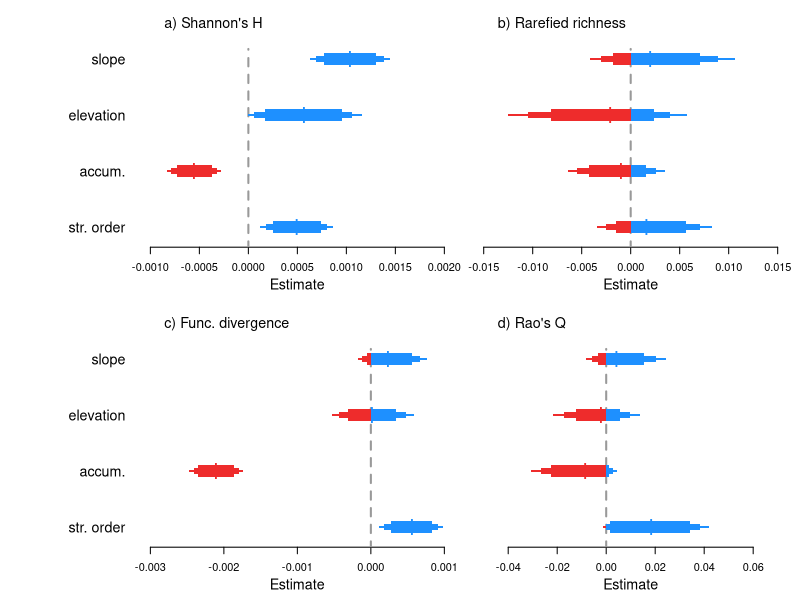

Reproduce this figure in R.
##Set working directory
setwd("C:/Users/ewelti/Desktop/git/EuroAquaticMacroInverts/")

# attach data
drivEst <- read.csv("outputs/Driver_metaanaly_Ests.csv")
#drivEst <- read.csv("outputs/Driver_horseshoe_metaanaly_Ests.csv")
head(drivEst)
unique(drivEst$Response)

options(scipen=999)

##save plot
tiff(filename = "plots/Fig4_drivers/Drivers_TaxaFunc_extra_streamCharacteristics.tiff", width = 5, height = 4, units = 'in', res = 600, compression = 'lzw')
#tiff(filename = "plots/drivers/Drivers_horseshoe.tiff", width = 12, height = 9, units = 'in', res = 600, compression = 'lzw')

##layout
layout(mat = matrix(c(1:6), 
                        nrow = 2, 
                        ncol = 3),
       heights = c(2,2,2,2,2,2),
       widths = c(0.8,2,2,0.8,2,2))

par(mar=c(4,0.4,0.4,0.8))
#empty plot for where the labels will go
plot(0, xaxt = 'n', yaxt = 'n', bty = 'n', pch = '', ylab = '', xlab = '')
plot(0, xaxt = 'n', yaxt = 'n', bty = 'n', pch = '', ylab = '', xlab = '')

#### shannonsH #####
sub <- subset(drivEst, Response == "shannonsH")
est <- sub$Estimate[6:9]
yy <- c(1:4)
plot(yy ~ est, ylab="",xlab="", yaxt="n", las=1, type="n",xlim=c(-0.001,0.002), ylim=c(0.8,4.8),cex=2, bty="n")
#polygon(x=c(-100,-100,0,0),
#        y=c(-4,22,22,-4), col = "grey80", border = "grey80")
segments(x0=0,y0=0,x1=0,y1=4.18,lty=2, lwd=2,col="grey60")
axis(2, at=yy, lwd = 0, lwd.ticks = 0, labels=c("str. order", "accum.", "elevation", "slope"), las=1,cex.axis=1.3)
title(xlab="Estimate", line=2.4,cex.lab=1.3)
legend("topleft", legend=("a) Shannon's H"), bty="n", cex=1.3)
mm <- cbind(yy,est)
mm_neg <- as.data.frame(mm[ which(est < 0),])
mm_pos <- as.data.frame(mm[ which(est > 0),])
#points(yy ~ est, pch="l",cex=2.2,col="white")
points(mm_neg[1,] ~ mm_neg[2,], pch="l",cex=2,col="firebrick2")
points(mm_pos$yy ~ mm_pos$est, pch="l",cex=2,col="dodgerblue")
yyy1=c(0.975,1.025,1.025,0.975)
yyy2=c(0.95,1.05,1.05,0.95)
yyy3=c(0.9,1.1,1.1,0.9)
polygon(x=c(if (sub$Q2.5[6]<0) {sub$Q2.5[6]} else {0}, if (sub$Q2.5[6]<0) {sub$Q2.5[6]} else {0}, if (sub$Q97.5[6]<0) {sub$Q97.5[6]} else {0}, if (sub$Q97.5[6]<0) {sub$Q97.5[6]} else {0}),y=(yyy1), col = "firebrick2", border = NA)
polygon(x=c(if (sub$Q5[6]<0) {sub$Q5[6]} else {0}, if (sub$Q5[6]<0) {sub$Q5[6]} else {0}, if (sub$Q95[6]<0) {sub$Q95[6]} else {0}, if (sub$Q95[6]<0) {sub$Q95[6]} else {0}),y=(yyy2), col = "firebrick2", border = NA)
polygon(x=c(if (sub$Q10[6]<0) {sub$Q10[6]} else {0}, if (sub$Q10[6]<0) {sub$Q10[6]} else {0}, if (sub$Q90[6]<0) {sub$Q90[6]} else {0}, if (sub$Q90[6]<0) {sub$Q90[6]} else {0}),y=(yyy3), col = "firebrick2", border = NA)
polygon(x=c(if (sub$Q2.5[6]>0) {sub$Q2.5[6]} else {0}, if (sub$Q2.5[6]>0) {sub$Q2.5[6]} else {0}, if (sub$Q97.5[6]>0) {sub$Q97.5[6]} else {0}, if (sub$Q97.5[6]>0) {sub$Q97.5[6]} else {0}),y=(yyy1), col = "dodgerblue", border = NA)
polygon(x=c(if (sub$Q5[6]>0) {sub$Q5[6]} else {0}, if (sub$Q5[6]>0) {sub$Q5[6]} else {0}, if (sub$Q95[6]>0) {sub$Q95[6]} else {0}, if (sub$Q95[6]>0) {sub$Q95[6]} else {0}),y=(yyy2), col = "dodgerblue", border = NA)
polygon(x=c(if (sub$Q10[6]>0) {sub$Q10[6]} else {0}, if (sub$Q10[6]>0) {sub$Q10[6]} else {0}, if (sub$Q90[6]>0) {sub$Q90[6]} else {0}, if (sub$Q90[6]>0) {sub$Q90[6]} else {0}),y=(yyy3), col = "dodgerblue", border = NA)
polygon(x=c(if (sub$Q2.5[7]<0) {sub$Q2.5[7]} else {0}, if (sub$Q2.5[7]<0) {sub$Q2.5[7]} else {0}, if (sub$Q97.5[7]<0) {sub$Q97.5[7]} else {0}, if (sub$Q97.5[7]<0) {sub$Q97.5[7]} else {0}),y=(yyy1+1), col = "firebrick2", border = NA)
polygon(x=c(if (sub$Q5[7]<0) {sub$Q5[7]} else {0}, if (sub$Q5[7]<0) {sub$Q5[7]} else {0}, if (sub$Q95[7]<0) {sub$Q95[7]} else {0}, if (sub$Q95[7]<0) {sub$Q95[7]} else {0}),y=(yyy2+1), col = "firebrick2", border = NA)
polygon(x=c(if (sub$Q10[7]<0) {sub$Q10[7]} else {0}, if (sub$Q10[7]<0) {sub$Q10[7]} else {0}, if (sub$Q90[7]<0) {sub$Q90[7]} else {0}, if (sub$Q90[7]<0) {sub$Q90[7]} else {0}),y=(yyy3+1), col = "firebrick2", border = NA)
polygon(x=c(if (sub$Q2.5[7]>0) {sub$Q2.5[7]} else {0}, if (sub$Q2.5[7]>0) {sub$Q2.5[7]} else {0}, if (sub$Q97.5[7]>0) {sub$Q97.5[7]} else {0}, if (sub$Q97.5[7]>0) {sub$Q97.5[7]} else {0}),y=(yyy1+1), col = "dodgerblue", border = NA)
polygon(x=c(if (sub$Q5[7]>0) {sub$Q5[7]} else {0}, if (sub$Q5[7]>0) {sub$Q5[7]} else {0}, if (sub$Q95[7]>0) {sub$Q95[7]} else {0}, if (sub$Q95[7]>0) {sub$Q95[7]} else {0}),y=(yyy2+1), col = "dodgerblue", border = NA)
polygon(x=c(if (sub$Q10[7]>0) {sub$Q10[7]} else {0}, if (sub$Q10[7]>0) {sub$Q10[7]} else {0}, if (sub$Q90[7]>0) {sub$Q90[7]} else {0}, if (sub$Q90[7]>0) {sub$Q90[7]} else {0}),y=(yyy3+1), col = "dodgerblue", border = NA)
polygon(x=c(if (sub$Q2.5[8]<0) {sub$Q2.5[8]} else {0}, if (sub$Q2.5[8]<0) {sub$Q2.5[8]} else {0}, if (sub$Q97.5[8]<0) {sub$Q97.5[8]} else {0}, if (sub$Q97.5[8]<0) {sub$Q97.5[8]} else {0}),y=(yyy1+2), col = "firebrick2", border = NA)
polygon(x=c(if (sub$Q5[8]<0) {sub$Q5[8]} else {0}, if (sub$Q5[8]<0) {sub$Q5[8]} else {0}, if (sub$Q95[8]<0) {sub$Q95[8]} else {0}, if (sub$Q95[8]<0) {sub$Q95[8]} else {0}),y=(yyy2+2), col = "firebrick2", border = NA)
polygon(x=c(if (sub$Q10[8]<0) {sub$Q10[8]} else {0}, if (sub$Q10[8]<0) {sub$Q10[8]} else {0}, if (sub$Q90[8]<0) {sub$Q90[8]} else {0}, if (sub$Q90[8]<0) {sub$Q90[8]} else {0}),y=(yyy3+2), col = "firebrick2", border = NA)
polygon(x=c(if (sub$Q2.5[8]>0) {sub$Q2.5[8]} else {0}, if (sub$Q2.5[8]>0) {sub$Q2.5[8]} else {0}, if (sub$Q97.5[8]>0) {sub$Q97.5[8]} else {0}, if (sub$Q97.5[8]>0) {sub$Q97.5[8]} else {0}),y=(yyy1+2), col = "dodgerblue", border = NA)
polygon(x=c(if (sub$Q5[8]>0) {sub$Q5[8]} else {0}, if (sub$Q5[8]>0) {sub$Q5[8]} else {0}, if (sub$Q95[8]>0) {sub$Q95[8]} else {0}, if (sub$Q95[8]>0) {sub$Q95[8]} else {0}),y=(yyy2+2), col = "dodgerblue", border = NA)
polygon(x=c(if (sub$Q10[8]>0) {sub$Q10[8]} else {0}, if (sub$Q10[8]>0) {sub$Q10[8]} else {0}, if (sub$Q90[8]>0) {sub$Q90[8]} else {0}, if (sub$Q90[8]>0) {sub$Q90[8]} else {0}),y=(yyy3+2), col = "dodgerblue", border = NA)
polygon(x=c(if (sub$Q2.5[9]<0) {sub$Q2.5[9]} else {0}, if (sub$Q2.5[9]<0) {sub$Q2.5[9]} else {0}, if (sub$Q97.5[9]<0) {sub$Q97.5[9]} else {0}, if (sub$Q97.5[9]<0) {sub$Q97.5[9]} else {0}),y=(yyy1+3), col = "firebrick2", border = NA)
polygon(x=c(if (sub$Q5[9]<0) {sub$Q5[9]} else {0}, if (sub$Q5[9]<0) {sub$Q5[9]} else {0}, if (sub$Q95[9]<0) {sub$Q95[9]} else {0}, if (sub$Q95[9]<0) {sub$Q95[9]} else {0}),y=(yyy2+3), col = "firebrick2", border = NA)
polygon(x=c(if (sub$Q10[9]<0) {sub$Q10[9]} else {0}, if (sub$Q10[9]<0) {sub$Q10[9]} else {0}, if (sub$Q90[9]<0) {sub$Q90[9]} else {0}, if (sub$Q90[9]<0) {sub$Q90[9]} else {0}),y=(yyy3+3), col = "firebrick2", border = NA)
polygon(x=c(if (sub$Q2.5[9]>0) {sub$Q2.5[9]} else {0}, if (sub$Q2.5[9]>0) {sub$Q2.5[9]} else {0}, if (sub$Q97.5[9]>0) {sub$Q97.5[9]} else {0}, if (sub$Q97.5[9]>0) {sub$Q97.5[9]} else {0}),y=(yyy1+3), col = "dodgerblue", border = NA)
polygon(x=c(if (sub$Q5[9]>0) {sub$Q5[9]} else {0}, if (sub$Q5[9]>0) {sub$Q5[9]} else {0}, if (sub$Q95[9]>0) {sub$Q95[9]} else {0}, if (sub$Q95[9]>0) {sub$Q95[9]} else {0}),y=(yyy2+3), col = "dodgerblue", border = NA)
polygon(x=c(if (sub$Q10[9]>0) {sub$Q10[9]} else {0}, if (sub$Q10[9]>0) {sub$Q10[9]} else {0}, if (sub$Q90[9]>0) {sub$Q90[9]} else {0}, if (sub$Q90[9]>0) {sub$Q90[9]} else {0}),y=(yyy3+3), col = "dodgerblue", border = NA)

#### func_diverg #####
sub <- subset(drivEst, Response == "func_diverg")
est <- sub$Estimate[6:9]
yy <- c(1:4)
plot(yy ~ est, ylab="",xlab="", yaxt="n", las=1, type="n",xlim=c(-0.003,0.001), ylim=c(0.8,4.8), cex=2, bty="n")
segments(x0=0,y0=0,x1=0,y1=4.18,lty=2, lwd=2,col="grey60")
axis(2, at=yy, lwd = 0, lwd.ticks = 0, labels=c("str. order", "accum.", "elevation", "slope"), las=1,cex.axis=1.3)
title(xlab="Estimate", line=2.4,cex.lab=1.3)
legend("topleft", legend=("c) Func. divergence"), bty="n", cex=1.3)
mm <- cbind(yy,est)
mm_neg <- as.data.frame(mm[ which(est < 0),])
mm_pos <- as.data.frame(mm[ which(est > 0),])
points(mm_neg[1,] ~ mm_neg[2,], pch="l",cex=2,col="firebrick2")
points(mm_pos$yy ~ mm_pos$est, pch="l",cex=2,col="dodgerblue")
yyy1=c(0.975,1.025,1.025,0.975)
yyy2=c(0.95,1.05,1.05,0.95)
yyy3=c(0.9,1.1,1.1,0.9)
polygon(x=c(if (sub$Q2.5[6]<0) {sub$Q2.5[6]} else {0}, if (sub$Q2.5[6]<0) {sub$Q2.5[6]} else {0}, if (sub$Q97.5[6]<0) {sub$Q97.5[6]} else {0}, if (sub$Q97.5[6]<0) {sub$Q97.5[6]} else {0}),y=(yyy1), col = "firebrick2", border = NA)
polygon(x=c(if (sub$Q5[6]<0) {sub$Q5[6]} else {0}, if (sub$Q5[6]<0) {sub$Q5[6]} else {0}, if (sub$Q95[6]<0) {sub$Q95[6]} else {0}, if (sub$Q95[6]<0) {sub$Q95[6]} else {0}),y=(yyy2), col = "firebrick2", border = NA)
polygon(x=c(if (sub$Q10[6]<0) {sub$Q10[6]} else {0}, if (sub$Q10[6]<0) {sub$Q10[6]} else {0}, if (sub$Q90[6]<0) {sub$Q90[6]} else {0}, if (sub$Q90[6]<0) {sub$Q90[6]} else {0}),y=(yyy3), col = "firebrick2", border = NA)
polygon(x=c(if (sub$Q2.5[6]>0) {sub$Q2.5[6]} else {0}, if (sub$Q2.5[6]>0) {sub$Q2.5[6]} else {0}, if (sub$Q97.5[6]>0) {sub$Q97.5[6]} else {0}, if (sub$Q97.5[6]>0) {sub$Q97.5[6]} else {0}),y=(yyy1), col = "dodgerblue", border = NA)
polygon(x=c(if (sub$Q5[6]>0) {sub$Q5[6]} else {0}, if (sub$Q5[6]>0) {sub$Q5[6]} else {0}, if (sub$Q95[6]>0) {sub$Q95[6]} else {0}, if (sub$Q95[6]>0) {sub$Q95[6]} else {0}),y=(yyy2), col = "dodgerblue", border = NA)
polygon(x=c(if (sub$Q10[6]>0) {sub$Q10[6]} else {0}, if (sub$Q10[6]>0) {sub$Q10[6]} else {0}, if (sub$Q90[6]>0) {sub$Q90[6]} else {0}, if (sub$Q90[6]>0) {sub$Q90[6]} else {0}),y=(yyy3), col = "dodgerblue", border = NA)
polygon(x=c(if (sub$Q2.5[7]<0) {sub$Q2.5[7]} else {0}, if (sub$Q2.5[7]<0) {sub$Q2.5[7]} else {0}, if (sub$Q97.5[7]<0) {sub$Q97.5[7]} else {0}, if (sub$Q97.5[7]<0) {sub$Q97.5[7]} else {0}),y=(yyy1+1), col = "firebrick2", border = NA)
polygon(x=c(if (sub$Q5[7]<0) {sub$Q5[7]} else {0}, if (sub$Q5[7]<0) {sub$Q5[7]} else {0}, if (sub$Q95[7]<0) {sub$Q95[7]} else {0}, if (sub$Q95[7]<0) {sub$Q95[7]} else {0}),y=(yyy2+1), col = "firebrick2", border = NA)
polygon(x=c(if (sub$Q10[7]<0) {sub$Q10[7]} else {0}, if (sub$Q10[7]<0) {sub$Q10[7]} else {0}, if (sub$Q90[7]<0) {sub$Q90[7]} else {0}, if (sub$Q90[7]<0) {sub$Q90[7]} else {0}),y=(yyy3+1), col = "firebrick2", border = NA)
polygon(x=c(if (sub$Q2.5[7]>0) {sub$Q2.5[7]} else {0}, if (sub$Q2.5[7]>0) {sub$Q2.5[7]} else {0}, if (sub$Q97.5[7]>0) {sub$Q97.5[7]} else {0}, if (sub$Q97.5[7]>0) {sub$Q97.5[7]} else {0}),y=(yyy1+1), col = "dodgerblue", border = NA)
polygon(x=c(if (sub$Q5[7]>0) {sub$Q5[7]} else {0}, if (sub$Q5[7]>0) {sub$Q5[7]} else {0}, if (sub$Q95[7]>0) {sub$Q95[7]} else {0}, if (sub$Q95[7]>0) {sub$Q95[7]} else {0}),y=(yyy2+1), col = "dodgerblue", border = NA)
polygon(x=c(if (sub$Q10[7]>0) {sub$Q10[7]} else {0}, if (sub$Q10[7]>0) {sub$Q10[7]} else {0}, if (sub$Q90[7]>0) {sub$Q90[7]} else {0}, if (sub$Q90[7]>0) {sub$Q90[7]} else {0}),y=(yyy3+1), col = "dodgerblue", border = NA)
polygon(x=c(if (sub$Q2.5[8]<0) {sub$Q2.5[8]} else {0}, if (sub$Q2.5[8]<0) {sub$Q2.5[8]} else {0}, if (sub$Q97.5[8]<0) {sub$Q97.5[8]} else {0}, if (sub$Q97.5[8]<0) {sub$Q97.5[8]} else {0}),y=(yyy1+2), col = "firebrick2", border = NA)
polygon(x=c(if (sub$Q5[8]<0) {sub$Q5[8]} else {0}, if (sub$Q5[8]<0) {sub$Q5[8]} else {0}, if (sub$Q95[8]<0) {sub$Q95[8]} else {0}, if (sub$Q95[8]<0) {sub$Q95[8]} else {0}),y=(yyy2+2), col = "firebrick2", border = NA)
polygon(x=c(if (sub$Q10[8]<0) {sub$Q10[8]} else {0}, if (sub$Q10[8]<0) {sub$Q10[8]} else {0}, if (sub$Q90[8]<0) {sub$Q90[8]} else {0}, if (sub$Q90[8]<0) {sub$Q90[8]} else {0}),y=(yyy3+2), col = "firebrick2", border = NA)
polygon(x=c(if (sub$Q2.5[8]>0) {sub$Q2.5[8]} else {0}, if (sub$Q2.5[8]>0) {sub$Q2.5[8]} else {0}, if (sub$Q97.5[8]>0) {sub$Q97.5[8]} else {0}, if (sub$Q97.5[8]>0) {sub$Q97.5[8]} else {0}),y=(yyy1+2), col = "dodgerblue", border = NA)
polygon(x=c(if (sub$Q5[8]>0) {sub$Q5[8]} else {0}, if (sub$Q5[8]>0) {sub$Q5[8]} else {0}, if (sub$Q95[8]>0) {sub$Q95[8]} else {0}, if (sub$Q95[8]>0) {sub$Q95[8]} else {0}),y=(yyy2+2), col = "dodgerblue", border = NA)
polygon(x=c(if (sub$Q10[8]>0) {sub$Q10[8]} else {0}, if (sub$Q10[8]>0) {sub$Q10[8]} else {0}, if (sub$Q90[8]>0) {sub$Q90[8]} else {0}, if (sub$Q90[8]>0) {sub$Q90[8]} else {0}),y=(yyy3+2), col = "dodgerblue", border = NA)
polygon(x=c(if (sub$Q2.5[9]<0) {sub$Q2.5[9]} else {0}, if (sub$Q2.5[9]<0) {sub$Q2.5[9]} else {0}, if (sub$Q97.5[9]<0) {sub$Q97.5[9]} else {0}, if (sub$Q97.5[9]<0) {sub$Q97.5[9]} else {0}),y=(yyy1+3), col = "firebrick2", border = NA)
polygon(x=c(if (sub$Q5[9]<0) {sub$Q5[9]} else {0}, if (sub$Q5[9]<0) {sub$Q5[9]} else {0}, if (sub$Q95[9]<0) {sub$Q95[9]} else {0}, if (sub$Q95[9]<0) {sub$Q95[9]} else {0}),y=(yyy2+3), col = "firebrick2", border = NA)
polygon(x=c(if (sub$Q10[9]<0) {sub$Q10[9]} else {0}, if (sub$Q10[9]<0) {sub$Q10[9]} else {0}, if (sub$Q90[9]<0) {sub$Q90[9]} else {0}, if (sub$Q90[9]<0) {sub$Q90[9]} else {0}),y=(yyy3+3), col = "firebrick2", border = NA)
polygon(x=c(if (sub$Q2.5[9]>0) {sub$Q2.5[9]} else {0}, if (sub$Q2.5[9]>0) {sub$Q2.5[9]} else {0}, if (sub$Q97.5[9]>0) {sub$Q97.5[9]} else {0}, if (sub$Q97.5[9]>0) {sub$Q97.5[9]} else {0}),y=(yyy1+3), col = "dodgerblue", border = NA)
polygon(x=c(if (sub$Q5[9]>0) {sub$Q5[9]} else {0}, if (sub$Q5[9]>0) {sub$Q5[9]} else {0}, if (sub$Q95[9]>0) {sub$Q95[9]} else {0}, if (sub$Q95[9]>0) {sub$Q95[9]} else {0}),y=(yyy2+3), col = "dodgerblue", border = NA)
polygon(x=c(if (sub$Q10[9]>0) {sub$Q10[9]} else {0}, if (sub$Q10[9]>0) {sub$Q10[9]} else {0}, if (sub$Q90[9]>0) {sub$Q90[9]} else {0}, if (sub$Q90[9]>0) {sub$Q90[9]} else {0}),y=(yyy3+3), col = "dodgerblue", border = NA)

#### spp_richness_rarefied #####
sub <- subset(drivEst, Response == "spp_richness_rarefied")
est <- sub$Estimate[6:9]
yy <- c(1:4)
plot(yy ~ est, ylab="",xlab="", yaxt="n", las=1, type="n",xlim=c(-0.015,0.015), ylim=c(0.8,4.8), cex=2, bty="n")
segments(x0=0,y0=0,x1=0,y1=4.18,lty=2, lwd=2,col="grey60")
title(xlab="Estimate", line=2.4,cex.lab=1.3)
legend("topleft", legend=("b) Rarefied richness"), bty="n", cex=1.3)
mm <- cbind(yy,est)
mm_neg <- as.data.frame(mm[ which(est < 0),])
mm_pos <- as.data.frame(mm[ which(est > 0),])
#points(yy ~ est, pch="l",cex=2.2,col="white")
points(mm_neg$yy ~ mm_neg$est, pch="l",cex=2,col="firebrick2")
points(mm_pos$yy ~ mm_pos$est, pch="l",cex=2,col="dodgerblue")
polygon(x=c(if (sub$Q2.5[6]<0) {sub$Q2.5[6]} else {0}, if (sub$Q2.5[6]<0) {sub$Q2.5[6]} else {0}, if (sub$Q97.5[6]<0) {sub$Q97.5[6]} else {0}, if (sub$Q97.5[6]<0) {sub$Q97.5[6]} else {0}),y=(yyy1), col = "firebrick2", border = NA)
polygon(x=c(if (sub$Q5[6]<0) {sub$Q5[6]} else {0}, if (sub$Q5[6]<0) {sub$Q5[6]} else {0}, if (sub$Q95[6]<0) {sub$Q95[6]} else {0}, if (sub$Q95[6]<0) {sub$Q95[6]} else {0}),y=(yyy2), col = "firebrick2", border = NA)
polygon(x=c(if (sub$Q10[6]<0) {sub$Q10[6]} else {0}, if (sub$Q10[6]<0) {sub$Q10[6]} else {0}, if (sub$Q90[6]<0) {sub$Q90[6]} else {0}, if (sub$Q90[6]<0) {sub$Q90[6]} else {0}),y=(yyy3), col = "firebrick2", border = NA)
polygon(x=c(if (sub$Q2.5[6]>0) {sub$Q2.5[6]} else {0}, if (sub$Q2.5[6]>0) {sub$Q2.5[6]} else {0}, if (sub$Q97.5[6]>0) {sub$Q97.5[6]} else {0}, if (sub$Q97.5[6]>0) {sub$Q97.5[6]} else {0}),y=(yyy1), col = "dodgerblue", border = NA)
polygon(x=c(if (sub$Q5[6]>0) {sub$Q5[6]} else {0}, if (sub$Q5[6]>0) {sub$Q5[6]} else {0}, if (sub$Q95[6]>0) {sub$Q95[6]} else {0}, if (sub$Q95[6]>0) {sub$Q95[6]} else {0}),y=(yyy2), col = "dodgerblue", border = NA)
polygon(x=c(if (sub$Q10[6]>0) {sub$Q10[6]} else {0}, if (sub$Q10[6]>0) {sub$Q10[6]} else {0}, if (sub$Q90[6]>0) {sub$Q90[6]} else {0}, if (sub$Q90[6]>0) {sub$Q90[6]} else {0}),y=(yyy3), col = "dodgerblue", border = NA)
polygon(x=c(if (sub$Q2.5[7]<0) {sub$Q2.5[7]} else {0}, if (sub$Q2.5[7]<0) {sub$Q2.5[7]} else {0}, if (sub$Q97.5[7]<0) {sub$Q97.5[7]} else {0}, if (sub$Q97.5[7]<0) {sub$Q97.5[7]} else {0}),y=(yyy1+1), col = "firebrick2", border = NA)
polygon(x=c(if (sub$Q5[7]<0) {sub$Q5[7]} else {0}, if (sub$Q5[7]<0) {sub$Q5[7]} else {0}, if (sub$Q95[7]<0) {sub$Q95[7]} else {0}, if (sub$Q95[7]<0) {sub$Q95[7]} else {0}),y=(yyy2+1), col = "firebrick2", border = NA)
polygon(x=c(if (sub$Q10[7]<0) {sub$Q10[7]} else {0}, if (sub$Q10[7]<0) {sub$Q10[7]} else {0}, if (sub$Q90[7]<0) {sub$Q90[7]} else {0}, if (sub$Q90[7]<0) {sub$Q90[7]} else {0}),y=(yyy3+1), col = "firebrick2", border = NA)
polygon(x=c(if (sub$Q2.5[7]>0) {sub$Q2.5[7]} else {0}, if (sub$Q2.5[7]>0) {sub$Q2.5[7]} else {0}, if (sub$Q97.5[7]>0) {sub$Q97.5[7]} else {0}, if (sub$Q97.5[7]>0) {sub$Q97.5[7]} else {0}),y=(yyy1+1), col = "dodgerblue", border = NA)
polygon(x=c(if (sub$Q5[7]>0) {sub$Q5[7]} else {0}, if (sub$Q5[7]>0) {sub$Q5[7]} else {0}, if (sub$Q95[7]>0) {sub$Q95[7]} else {0}, if (sub$Q95[7]>0) {sub$Q95[7]} else {0}),y=(yyy2+1), col = "dodgerblue", border = NA)
polygon(x=c(if (sub$Q10[7]>0) {sub$Q10[7]} else {0}, if (sub$Q10[7]>0) {sub$Q10[7]} else {0}, if (sub$Q90[7]>0) {sub$Q90[7]} else {0}, if (sub$Q90[7]>0) {sub$Q90[7]} else {0}),y=(yyy3+1), col = "dodgerblue", border = NA)
polygon(x=c(if (sub$Q2.5[8]<0) {sub$Q2.5[8]} else {0}, if (sub$Q2.5[8]<0) {sub$Q2.5[8]} else {0}, if (sub$Q97.5[8]<0) {sub$Q97.5[8]} else {0}, if (sub$Q97.5[8]<0) {sub$Q97.5[8]} else {0}),y=(yyy1+2), col = "firebrick2", border = NA)
polygon(x=c(if (sub$Q5[8]<0) {sub$Q5[8]} else {0}, if (sub$Q5[8]<0) {sub$Q5[8]} else {0}, if (sub$Q95[8]<0) {sub$Q95[8]} else {0}, if (sub$Q95[8]<0) {sub$Q95[8]} else {0}),y=(yyy2+2), col = "firebrick2", border = NA)
polygon(x=c(if (sub$Q10[8]<0) {sub$Q10[8]} else {0}, if (sub$Q10[8]<0) {sub$Q10[8]} else {0}, if (sub$Q90[8]<0) {sub$Q90[8]} else {0}, if (sub$Q90[8]<0) {sub$Q90[8]} else {0}),y=(yyy3+2), col = "firebrick2", border = NA)
polygon(x=c(if (sub$Q2.5[8]>0) {sub$Q2.5[8]} else {0}, if (sub$Q2.5[8]>0) {sub$Q2.5[8]} else {0}, if (sub$Q97.5[8]>0) {sub$Q97.5[8]} else {0}, if (sub$Q97.5[8]>0) {sub$Q97.5[8]} else {0}),y=(yyy1+2), col = "dodgerblue", border = NA)
polygon(x=c(if (sub$Q5[8]>0) {sub$Q5[8]} else {0}, if (sub$Q5[8]>0) {sub$Q5[8]} else {0}, if (sub$Q95[8]>0) {sub$Q95[8]} else {0}, if (sub$Q95[8]>0) {sub$Q95[8]} else {0}),y=(yyy2+2), col = "dodgerblue", border = NA)
polygon(x=c(if (sub$Q10[8]>0) {sub$Q10[8]} else {0}, if (sub$Q10[8]>0) {sub$Q10[8]} else {0}, if (sub$Q90[8]>0) {sub$Q90[8]} else {0}, if (sub$Q90[8]>0) {sub$Q90[8]} else {0}),y=(yyy3+2), col = "dodgerblue", border = NA)
polygon(x=c(if (sub$Q2.5[9]<0) {sub$Q2.5[9]} else {0}, if (sub$Q2.5[9]<0) {sub$Q2.5[9]} else {0}, if (sub$Q97.5[9]<0) {sub$Q97.5[9]} else {0}, if (sub$Q97.5[9]<0) {sub$Q97.5[9]} else {0}),y=(yyy1+3), col = "firebrick2", border = NA)
polygon(x=c(if (sub$Q5[9]<0) {sub$Q5[9]} else {0}, if (sub$Q5[9]<0) {sub$Q5[9]} else {0}, if (sub$Q95[9]<0) {sub$Q95[9]} else {0}, if (sub$Q95[9]<0) {sub$Q95[9]} else {0}),y=(yyy2+3), col = "firebrick2", border = NA)
polygon(x=c(if (sub$Q10[9]<0) {sub$Q10[9]} else {0}, if (sub$Q10[9]<0) {sub$Q10[9]} else {0}, if (sub$Q90[9]<0) {sub$Q90[9]} else {0}, if (sub$Q90[9]<0) {sub$Q90[9]} else {0}),y=(yyy3+3), col = "firebrick2", border = NA)
polygon(x=c(if (sub$Q2.5[9]>0) {sub$Q2.5[9]} else {0}, if (sub$Q2.5[9]>0) {sub$Q2.5[9]} else {0}, if (sub$Q97.5[9]>0) {sub$Q97.5[9]} else {0}, if (sub$Q97.5[9]>0) {sub$Q97.5[9]} else {0}),y=(yyy1+3), col = "dodgerblue", border = NA)
polygon(x=c(if (sub$Q5[9]>0) {sub$Q5[9]} else {0}, if (sub$Q5[9]>0) {sub$Q5[9]} else {0}, if (sub$Q95[9]>0) {sub$Q95[9]} else {0}, if (sub$Q95[9]>0) {sub$Q95[9]} else {0}),y=(yyy2+3), col = "dodgerblue", border = NA)
polygon(x=c(if (sub$Q10[9]>0) {sub$Q10[9]} else {0}, if (sub$Q10[9]>0) {sub$Q10[9]} else {0}, if (sub$Q90[9]>0) {sub$Q90[9]} else {0}, if (sub$Q90[9]>0) {sub$Q90[9]} else {0}),y=(yyy3+3), col = "dodgerblue", border = NA)

#### RaoQ #####
sub <- subset(drivEst, Response == "RaoQ")
est <- sub$Estimate[6:9]
yy <- c(1:4)
plot(yy ~ est, ylab="",xlab="", yaxt="n", las=1, type="n",xlim=c(-0.05,0.07), ylim=c(0.8,4.8), cex=2, bty="n")
segments(x0=0,y0=0,x1=0,y1=4.18,lty=2, lwd=2,col="grey60")
title(xlab="Estimate", line=2.4,cex.lab=1.3)
legend("topleft", legend=("d) Rao's Q"), bty="n", cex=1.3)
mm <- cbind(yy,est)
mm_neg <- as.data.frame(mm[ which(est < 0),])
mm_pos <- as.data.frame(mm[ which(est > 0),])
#points(yy ~ est, pch="l",cex=2.2,col="white")
points(mm_neg$yy ~ mm_neg$est, pch="l",cex=2,col="firebrick2")
points(mm_pos$yy ~ mm_pos$est, pch="l",cex=2,col="dodgerblue")
yyy1=c(0.975,1.025,1.025,0.975)
yyy2=c(0.95,1.05,1.05,0.95)
yyy3=c(0.9,1.1,1.1,0.9)
polygon(x=c(if (sub$Q2.5[6]<0) {sub$Q2.5[6]} else {0}, if (sub$Q2.5[6]<0) {sub$Q2.5[6]} else {0}, if (sub$Q97.5[6]<0) {sub$Q97.5[6]} else {0}, if (sub$Q97.5[6]<0) {sub$Q97.5[6]} else {0}),y=(yyy1), col = "firebrick2", border = NA)
polygon(x=c(if (sub$Q5[6]<0) {sub$Q5[6]} else {0}, if (sub$Q5[6]<0) {sub$Q5[6]} else {0}, if (sub$Q95[6]<0) {sub$Q95[6]} else {0}, if (sub$Q95[6]<0) {sub$Q95[6]} else {0}),y=(yyy2), col = "firebrick2", border = NA)
polygon(x=c(if (sub$Q10[6]<0) {sub$Q10[6]} else {0}, if (sub$Q10[6]<0) {sub$Q10[6]} else {0}, if (sub$Q90[6]<0) {sub$Q90[6]} else {0}, if (sub$Q90[6]<0) {sub$Q90[6]} else {0}),y=(yyy3), col = "firebrick2", border = NA)
polygon(x=c(if (sub$Q2.5[6]>0) {sub$Q2.5[6]} else {0}, if (sub$Q2.5[6]>0) {sub$Q2.5[6]} else {0}, if (sub$Q97.5[6]>0) {sub$Q97.5[6]} else {0}, if (sub$Q97.5[6]>0) {sub$Q97.5[6]} else {0}),y=(yyy1), col = "dodgerblue", border = NA)
polygon(x=c(if (sub$Q5[6]>0) {sub$Q5[6]} else {0}, if (sub$Q5[6]>0) {sub$Q5[6]} else {0}, if (sub$Q95[6]>0) {sub$Q95[6]} else {0}, if (sub$Q95[6]>0) {sub$Q95[6]} else {0}),y=(yyy2), col = "dodgerblue", border = NA)
polygon(x=c(if (sub$Q10[6]>0) {sub$Q10[6]} else {0}, if (sub$Q10[6]>0) {sub$Q10[6]} else {0}, if (sub$Q90[6]>0) {sub$Q90[6]} else {0}, if (sub$Q90[6]>0) {sub$Q90[6]} else {0}),y=(yyy3), col = "dodgerblue", border = NA)
polygon(x=c(if (sub$Q2.5[7]<0) {sub$Q2.5[7]} else {0}, if (sub$Q2.5[7]<0) {sub$Q2.5[7]} else {0}, if (sub$Q97.5[7]<0) {sub$Q97.5[7]} else {0}, if (sub$Q97.5[7]<0) {sub$Q97.5[7]} else {0}),y=(yyy1+1), col = "firebrick2", border = NA)
polygon(x=c(if (sub$Q5[7]<0) {sub$Q5[7]} else {0}, if (sub$Q5[7]<0) {sub$Q5[7]} else {0}, if (sub$Q95[7]<0) {sub$Q95[7]} else {0}, if (sub$Q95[7]<0) {sub$Q95[7]} else {0}),y=(yyy2+1), col = "firebrick2", border = NA)
polygon(x=c(if (sub$Q10[7]<0) {sub$Q10[7]} else {0}, if (sub$Q10[7]<0) {sub$Q10[7]} else {0}, if (sub$Q90[7]<0) {sub$Q90[7]} else {0}, if (sub$Q90[7]<0) {sub$Q90[7]} else {0}),y=(yyy3+1), col = "firebrick2", border = NA)
polygon(x=c(if (sub$Q2.5[7]>0) {sub$Q2.5[7]} else {0}, if (sub$Q2.5[7]>0) {sub$Q2.5[7]} else {0}, if (sub$Q97.5[7]>0) {sub$Q97.5[7]} else {0}, if (sub$Q97.5[7]>0) {sub$Q97.5[7]} else {0}),y=(yyy1+1), col = "dodgerblue", border = NA)
polygon(x=c(if (sub$Q5[7]>0) {sub$Q5[7]} else {0}, if (sub$Q5[7]>0) {sub$Q5[7]} else {0}, if (sub$Q95[7]>0) {sub$Q95[7]} else {0}, if (sub$Q95[7]>0) {sub$Q95[7]} else {0}),y=(yyy2+1), col = "dodgerblue", border = NA)
polygon(x=c(if (sub$Q10[7]>0) {sub$Q10[7]} else {0}, if (sub$Q10[7]>0) {sub$Q10[7]} else {0}, if (sub$Q90[7]>0) {sub$Q90[7]} else {0}, if (sub$Q90[7]>0) {sub$Q90[7]} else {0}),y=(yyy3+1), col = "dodgerblue", border = NA)
polygon(x=c(if (sub$Q2.5[8]<0) {sub$Q2.5[8]} else {0}, if (sub$Q2.5[8]<0) {sub$Q2.5[8]} else {0}, if (sub$Q97.5[8]<0) {sub$Q97.5[8]} else {0}, if (sub$Q97.5[8]<0) {sub$Q97.5[8]} else {0}),y=(yyy1+2), col = "firebrick2", border = NA)
polygon(x=c(if (sub$Q5[8]<0) {sub$Q5[8]} else {0}, if (sub$Q5[8]<0) {sub$Q5[8]} else {0}, if (sub$Q95[8]<0) {sub$Q95[8]} else {0}, if (sub$Q95[8]<0) {sub$Q95[8]} else {0}),y=(yyy2+2), col = "firebrick2", border = NA)
polygon(x=c(if (sub$Q10[8]<0) {sub$Q10[8]} else {0}, if (sub$Q10[8]<0) {sub$Q10[8]} else {0}, if (sub$Q90[8]<0) {sub$Q90[8]} else {0}, if (sub$Q90[8]<0) {sub$Q90[8]} else {0}),y=(yyy3+2), col = "firebrick2", border = NA)
polygon(x=c(if (sub$Q2.5[8]>0) {sub$Q2.5[8]} else {0}, if (sub$Q2.5[8]>0) {sub$Q2.5[8]} else {0}, if (sub$Q97.5[8]>0) {sub$Q97.5[8]} else {0}, if (sub$Q97.5[8]>0) {sub$Q97.5[8]} else {0}),y=(yyy1+2), col = "dodgerblue", border = NA)
polygon(x=c(if (sub$Q5[8]>0) {sub$Q5[8]} else {0}, if (sub$Q5[8]>0) {sub$Q5[8]} else {0}, if (sub$Q95[8]>0) {sub$Q95[8]} else {0}, if (sub$Q95[8]>0) {sub$Q95[8]} else {0}),y=(yyy2+2), col = "dodgerblue", border = NA)
polygon(x=c(if (sub$Q10[8]>0) {sub$Q10[8]} else {0}, if (sub$Q10[8]>0) {sub$Q10[8]} else {0}, if (sub$Q90[8]>0) {sub$Q90[8]} else {0}, if (sub$Q90[8]>0) {sub$Q90[8]} else {0}),y=(yyy3+2), col = "dodgerblue", border = NA)
polygon(x=c(if (sub$Q2.5[9]<0) {sub$Q2.5[9]} else {0}, if (sub$Q2.5[9]<0) {sub$Q2.5[9]} else {0}, if (sub$Q97.5[9]<0) {sub$Q97.5[9]} else {0}, if (sub$Q97.5[9]<0) {sub$Q97.5[9]} else {0}),y=(yyy1+3), col = "firebrick2", border = NA)
polygon(x=c(if (sub$Q5[9]<0) {sub$Q5[9]} else {0}, if (sub$Q5[9]<0) {sub$Q5[9]} else {0}, if (sub$Q95[9]<0) {sub$Q95[9]} else {0}, if (sub$Q95[9]<0) {sub$Q95[9]} else {0}),y=(yyy2+3), col = "firebrick2", border = NA)
polygon(x=c(if (sub$Q10[9]<0) {sub$Q10[9]} else {0}, if (sub$Q10[9]<0) {sub$Q10[9]} else {0}, if (sub$Q90[9]<0) {sub$Q90[9]} else {0}, if (sub$Q90[9]<0) {sub$Q90[9]} else {0}),y=(yyy3+3), col = "firebrick2", border = NA)
polygon(x=c(if (sub$Q2.5[9]>0) {sub$Q2.5[9]} else {0}, if (sub$Q2.5[9]>0) {sub$Q2.5[9]} else {0}, if (sub$Q97.5[9]>0) {sub$Q97.5[9]} else {0}, if (sub$Q97.5[9]>0) {sub$Q97.5[9]} else {0}),y=(yyy1+3), col = "dodgerblue", border = NA)
polygon(x=c(if (sub$Q5[9]>0) {sub$Q5[9]} else {0}, if (sub$Q5[9]>0) {sub$Q5[9]} else {0}, if (sub$Q95[9]>0) {sub$Q95[9]} else {0}, if (sub$Q95[9]>0) {sub$Q95[9]} else {0}),y=(yyy2+3), col = "dodgerblue", border = NA)
polygon(x=c(if (sub$Q10[9]>0) {sub$Q10[9]} else {0}, if (sub$Q10[9]>0) {sub$Q10[9]} else {0}, if (sub$Q90[9]>0) {sub$Q90[9]} else {0}, if (sub$Q90[9]>0) {sub$Q90[9]} else {0}),y=(yyy3+3), col = "dodgerblue", border = NA)
##

##
dev.off()
##

